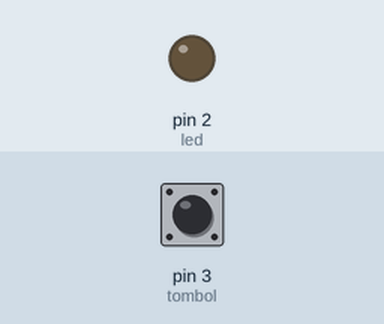
Recording of a sketch running on a simulated Arduino Uno, built with avr-gcc and run on an emulated ATmega328P. On the bench: output pins drawn as LEDs (lit = HIGH). The test bench sets the inputs (shaded band); at power-on: pin 3 (tombol) HIGH. What the sketch prints to the serial monitor is not drawn.

Above: at 1.2 s.
1.3 s: pin 3 (tombol) pulled LOW for 0.15 s
At 1.37 s:
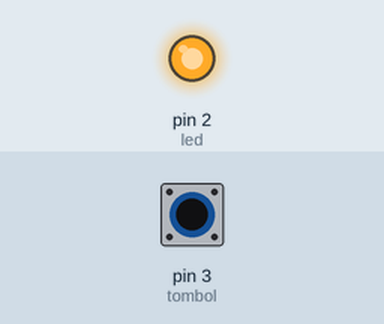
2.9 s: pin 3 (tombol) pulled LOW for 3.2 s
At 6.6 s:
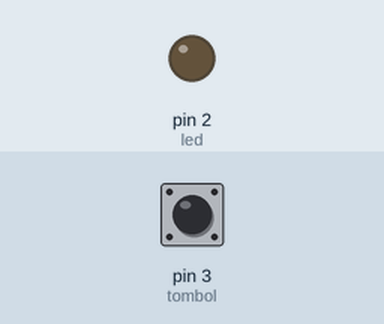
Timing chart, 0 to 8.1 s (numbered marks = the images above; inputs shaded):
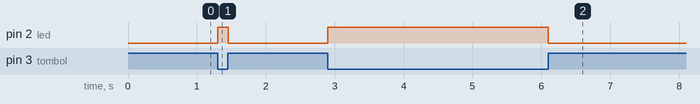

Measured:
- after the input at 1.3 s, pin 2 (led): LOW → HIGH at once, → LOW 0.15 s later
- after the input at 2.9 s, pin 2 (led): LOW → HIGH at once, → LOW 3.2 s later

The sketch:

cobatombol.ino
```cpp
int led = 2;
int tombol = 3;


void setup() {
  // put your setup code here, to run once:
  pinMode(led, OUTPUT);
  pinMode(tombol, INPUT);
  digitalWrite(tombol, HIGH);
  Serial.begin(9600);
}

void loop() {
  // put your main code here, to run repeatedly:
  int posisi = digitalRead(tombol);
  if (posisi == 0) {
    digitalWrite(led, HIGH);
  }
  else {
    digitalWrite(led, LOW);
  }
  Serial.println(posisi);
}
```
